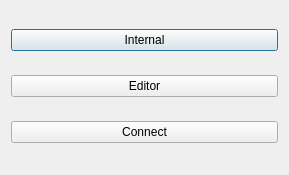
<?xml version="1.0" encoding="UTF-8"?>
<ui version="4.0">
 <class>Dialog</class>
 <widget class="QDialog" name="Dialog">
  <property name="geometry">
   <rect>
    <x>0</x>
    <y>0</y>
    <width>289</width>
    <height>175</height>
   </rect>
  </property>
  <property name="windowTitle">
   <string>Dialog</string>
  </property>
  <layout class="QVBoxLayout" name="verticalLayout">
   <item>
    <widget class="QPushButton" name="btnInternal">
     <property name="text">
      <string>Internal</string>
     </property>
    </widget>
   </item>
   <item>
    <widget class="QPushButton" name="btnEditor">
     <property name="text">
      <string>Editor</string>
     </property>
    </widget>
   </item>
   <item>
    <widget class="QPushButton" name="btnConnect">
     <property name="text">
      <string>Connect</string>
     </property>
    </widget>
   </item>
  </layout>
 </widget>
 <resources/>
 <connections>
  <connection>
   <sender>btnInternal</sender>
   <signal>clicked()</signal>
   <receiver>Dialog</receiver>
   <slot>accept()</slot>
   <hints>
    <hint type="sourcelabel">
     <x>211</x>
     <y>43</y>
    </hint>
    <hint type="destinationlabel">
     <x>237</x>
     <y>3</y>
    </hint>
   </hints>
  </connection>
 </connections>
</ui>
